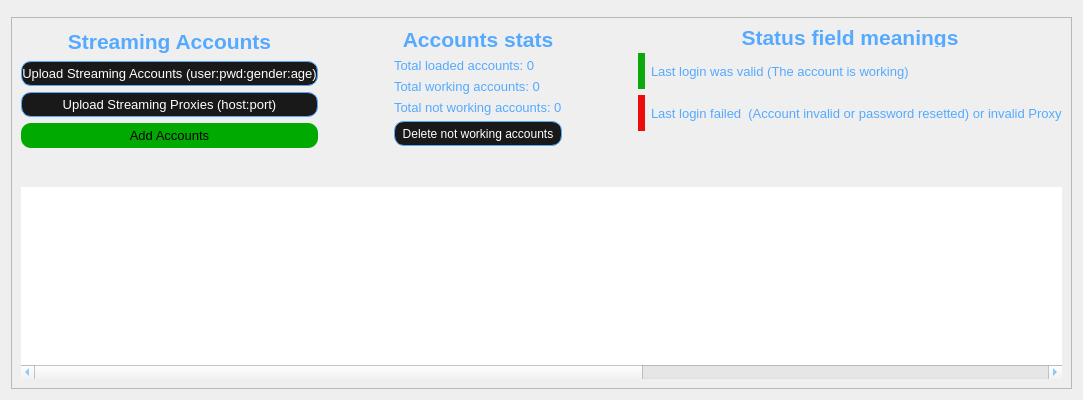
            <widget class="QWidget" name="accounts_page">
             <property name="font">
              <font>
               <pointsize>10</pointsize>
               <weight>75</weight>
               <bold>true</bold>
              </font>
             </property>
             <property name="styleSheet">
              <string notr="true">color: rgb(85, 170, 255);</string>
             </property>
             <layout class="QVBoxLayout" name="verticalLayout_26">
              <item>
               <widget class="QFrame" name="frame_16">
                <property name="maximumSize">
                 <size>
                  <width>16777215</width>
                  <height>60</height>
                 </size>
                </property>
                <property name="frameShape">
                 <enum>QFrame::StyledPanel</enum>
                </property>
                <property name="frameShadow">
                 <enum>QFrame::Raised</enum>
                </property>
                <widget class="QLabel" name="label_22">
                 <property name="geometry">
                  <rect>
                   <x>10</x>
                   <y>10</y>
                   <width>1144</width>
                   <height>40</height>
                  </rect>
                 </property>
                 <property name="font">
                  <font>
                   <pointsize>30</pointsize>
                   <weight>75</weight>
                   <bold>true</bold>
                  </font>
                 </property>
                 <property name="styleSheet">
                  <string notr="true">color: rgb(85, 170, 255);</string>
                 </property>
                 <property name="text">
                  <string>Streaming Accounts</string>
                 </property>
                 <property name="alignment">
                  <set>Qt::AlignBottom|Qt::AlignHCenter</set>
                 </property>
                </widget>
               </widget>
              </item>
              <item>
               <widget class="QFrame" name="frame_17">
                <property name="frameShape">
                 <enum>QFrame::StyledPanel</enum>
                </property>
                <property name="frameShadow">
                 <enum>QFrame::Raised</enum>
                </property>
                <layout class="QGridLayout" name="gridLayout_9">
                 <item row="1" column="0" colspan="3">
                  <widget class="QTableWidget" name="streaming_accounts_table">
                   <property name="font">
                    <font>
                     <pointsize>10</pointsize>
                    </font>
                   </property>
                   <property name="styleSheet">
                    <string notr="true">border-collapse: collapse;text-align: center;border-radius:20px</string>
                   </property>
                   <property name="sizeAdjustPolicy">
                    <enum>QAbstractScrollArea::AdjustIgnored</enum>
                   </property>
                   <property name="editTriggers">
                    <set>QAbstractItemView::NoEditTriggers</set>
                   </property>
                   <property name="alternatingRowColors">
                    <bool>false</bool>
                   </property>
                   <property name="gridStyle">
                    <enum>Qt::SolidLine</enum>
                   </property>
                   <attribute name="horizontalHeaderVisible">
                    <bool>false</bool>
                   </attribute>
                   <attribute name="horizontalHeaderCascadingSectionResizes">
                    <bool>true</bool>
                   </attribute>
                   <attribute name="horizontalHeaderMinimumSectionSize">
                    <number>271</number>
                   </attribute>
                   <attribute name="horizontalHeaderHighlightSections">
                    <bool>true</bool>
                   </attribute>
                   <attribute name="horizontalHeaderShowSortIndicator" stdset="0">
                    <bool>true</bool>
                   </attribute>
                   <attribute name="horizontalHeaderStretchLastSection">
                    <bool>true</bool>
                   </attribute>
                   <attribute name="verticalHeaderVisible">
                    <bool>false</bool>
                   </attribute>
                   <attribute name="verticalHeaderCascadingSectionResizes">
                    <bool>false</bool>
                   </attribute>
                   <attribute name="verticalHeaderDefaultSectionSize">
                    <number>29</number>
                   </attribute>
                   <attribute name="verticalHeaderShowSortIndicator" stdset="0">
                    <bool>false</bool>
                   </attribute>
                   <column>
                    <property name="text">
                     <string>Email</string>
                    </property>
                   </column>
                   <column>
                    <property name="text">
                     <string>Password</string>
                    </property>
                   </column>
                   <column>
                    <property name="text">
                     <string>Proxy</string>
                    </property>
                   </column>
                   <column>
                    <property name="text">
                     <string>User Agent</string>
                    </property>
                   </column>
                   <column>
                    <property name="text">
                     <string>Status</string>
                    </property>
                   </column>
                  </widget>
                 </item>
                 <item row="0" column="2">
                  <layout class="QVBoxLayout" name="verticalLayout_27">
                   <item>
                    <widget class="QLabel" name="label_45">
                     <property name="minimumSize">
                      <size>
                       <width>0</width>
                       <height>20</height>
                      </size>
                     </property>
                     <property name="maximumSize">
                      <size>
                       <width>16777215</width>
                       <height>20</height>
                      </size>
                     </property>
                     <property name="font">
                      <font>
                       <pointsize>16</pointsize>
                       <weight>75</weight>
                       <bold>true</bold>
                      </font>
                     </property>
                     <property name="text">
                      <string>Status field meanings</string>
                     </property>
                     <property name="alignment">
                      <set>Qt::AlignCenter</set>
                     </property>
                    </widget>
                   </item>
                   <item>
                    <layout class="QGridLayout" name="gridLayout">
                     <property name="bottomMargin">
                      <number>50</number>
                     </property>
                     <item row="0" column="1">
                      <widget class="QLabel" name="label_36">
                       <property name="font">
                        <font>
                         <pointsize>10</pointsize>
                        </font>
                       </property>
                       <property name="text">
                        <string>Last login was valid (The account is working)</string>
                       </property>
                      </widget>
                     </item>
                     <item row="1" column="1">
                      <widget class="QLabel" name="label_38">
                       <property name="font">
                        <font>
                         <pointsize>10</pointsize>
                        </font>
                       </property>
                       <property name="text">
                        <string>Last login failed  (Account invalid or password resetted) or invalid Proxy</string>
                       </property>
                      </widget>
                     </item>
                     <item row="1" column="0">
                      <widget class="QLabel" name="label_39">
                       <property name="styleSheet">
                        <string notr="true">background-color: #ed0c0c;</string>
                       </property>
                       <property name="text">
                        <string/>
                       </property>
                      </widget>
                     </item>
                     <item row="0" column="0">
                      <widget class="QLabel" name="label_37">
                       <property name="styleSheet">
                        <string notr="true">background-color: #0ca80c;</string>
                       </property>
                       <property name="text">
                        <string/>
                       </property>
                      </widget>
                     </item>
                    </layout>
                   </item>
                  </layout>
                 </item>
                 <item row="0" column="1">
                  <layout class="QVBoxLayout" name="verticalLayout_29">
                   <property name="rightMargin">
                    <number>70</number>
                   </property>
                   <property name="bottomMargin">
                    <number>35</number>
                   </property>
                   <item>
                    <widget class="QLabel" name="label_41">
                     <property name="font">
                      <font>
                       <pointsize>16</pointsize>
                       <weight>75</weight>
                       <bold>true</bold>
                      </font>
                     </property>
                     <property name="text">
                      <string>Accounts stats</string>
                     </property>
                     <property name="alignment">
                      <set>Qt::AlignCenter</set>
                     </property>
                    </widget>
                   </item>
                   <item>
                    <widget class="QLabel" name="total_accounts">
                     <property name="font">
                      <font>
                       <pointsize>10</pointsize>
                      </font>
                     </property>
                     <property name="text">
                      <string>Total loaded accounts: 0</string>
                     </property>
                    </widget>
                   </item>
                   <item>
                    <widget class="QLabel" name="total_working_accounts">
                     <property name="font">
                      <font>
                       <pointsize>10</pointsize>
                      </font>
                     </property>
                     <property name="styleSheet">
                      <string notr="true">color: rgb(85, 170, 255);</string>
                     </property>
                     <property name="text">
                      <string>Total working accounts: 0</string>
                     </property>
                    </widget>
                   </item>
                   <item>
                    <widget class="QLabel" name="total_not_working_accounts">
                     <property name="font">
                      <font>
                       <pointsize>10</pointsize>
                      </font>
                     </property>
                     <property name="styleSheet">
                      <string notr="true">color: rgb(85, 170, 255);</string>
                     </property>
                     <property name="text">
                      <string>Total not working accounts: 0</string>
                     </property>
                    </widget>
                   </item>
                   <item>
                    <widget class="QPushButton" name="delete_not_working_accounts">
                     <property name="minimumSize">
                      <size>
                       <width>0</width>
                       <height>25</height>
                      </size>
                     </property>
                     <property name="styleSheet">
                      <string notr="true">QPushButton {
	color: rgb(255,255,255);
	background-color: rgb(25,25,25);
	border:  1px solid rgb(85, 170, 255);
	border-radius: 10px;
}

QPushButton:hover {
	background-color: rgb(0, 170, 255);
}</string>
                     </property>
                     <property name="text">
                      <string>Delete not working accounts</string>
                     </property>
                    </widget>
                   </item>
                  </layout>
                 </item>
                 <item row="0" column="0">
                  <layout class="QVBoxLayout" name="verticalLayout_28">
                   <property name="rightMargin">
                    <number>70</number>
                   </property>
                   <item>
                    <widget class="QLabel" name="label_40">
                     <property name="font">
                      <font>
                       <pointsize>16</pointsize>
                       <weight>75</weight>
                       <bold>true</bold>
                      </font>
                     </property>
                     <property name="text">
                      <string>Streaming Accounts</string>
                     </property>
                     <property name="alignment">
                      <set>Qt::AlignCenter</set>
                     </property>
                    </widget>
                   </item>
                   <item>
                    <widget class="QPushButton" name="upload_streaming_accounts">
                     <property name="minimumSize">
                      <size>
                       <width>0</width>
                       <height>25</height>
                      </size>
                     </property>
                     <property name="font">
                      <font>
                       <pointsize>10</pointsize>
                      </font>
                     </property>
                     <property name="styleSheet">
                      <string notr="true">QPushButton {
	color: rgb(255,255,255);
	background-color: rgb(25,25,25);
	border:  1px solid rgb(85, 170, 255);
	border-radius: 10px;
}

QPushButton:hover {
	background-color: rgb(0, 170, 255);
}</string>
                     </property>
                     <property name="text">
                      <string>Upload Streaming Accounts (user:pwd:gender:age)</string>
                     </property>
                    </widget>
                   </item>
                   <item>
                    <widget class="QPushButton" name="upload_streaming_proxies">
                     <property name="enabled">
                      <bool>true</bool>
                     </property>
                     <property name="minimumSize">
                      <size>
                       <width>0</width>
                       <height>25</height>
                      </size>
                     </property>
                     <property name="font">
                      <font>
                       <pointsize>10</pointsize>
                      </font>
                     </property>
                     <property name="styleSheet">
                      <string notr="true">QPushButton {
	color: rgb(255,255,255);
	background-color: rgb(25,25,25);
	border:  1px solid rgb(85, 170, 255);
	border-radius: 10px;
}

QPushButton:hover {
	background-color: rgb(0, 170, 255);
}</string>
                     </property>
                     <property name="text">
                      <string>Upload Streaming Proxies (host:port)</string>
                     </property>
                    </widget>
                   </item>
                   <item>
                    <widget class="QPushButton" name="add_accounts">
                     <property name="minimumSize">
                      <size>
                       <width>0</width>
                       <height>25</height>
                      </size>
                     </property>
                     <property name="font">
                      <font>
                       <pointsize>10</pointsize>
                      </font>
                     </property>
                     <property name="cursor">
                      <cursorShape>CrossCursor</cursorShape>
                     </property>
                     <property name="styleSheet">
                      <string notr="true">QPushButton {
	color: rgb(0, 0, 0);
	background-color: rgb(0, 170, 0);
	border-radius: 10px;
}
</string>
                     </property>
                     <property name="text">
                      <string>Add Accounts</string>
                     </property>
                    </widget>
                   </item>
                   <item>
                    <widget class="QLabel" name="add_accounts_error">
                     <property name="font">
                      <font>
                       <pointsize>12</pointsize>
                      </font>
                     </property>
                     <property name="text">
                      <string/>
                     </property>
                    </widget>
                   </item>
                  </layout>
                 </item>
                </layout>
               </widget>
              </item>
             </layout>
            </widget>
